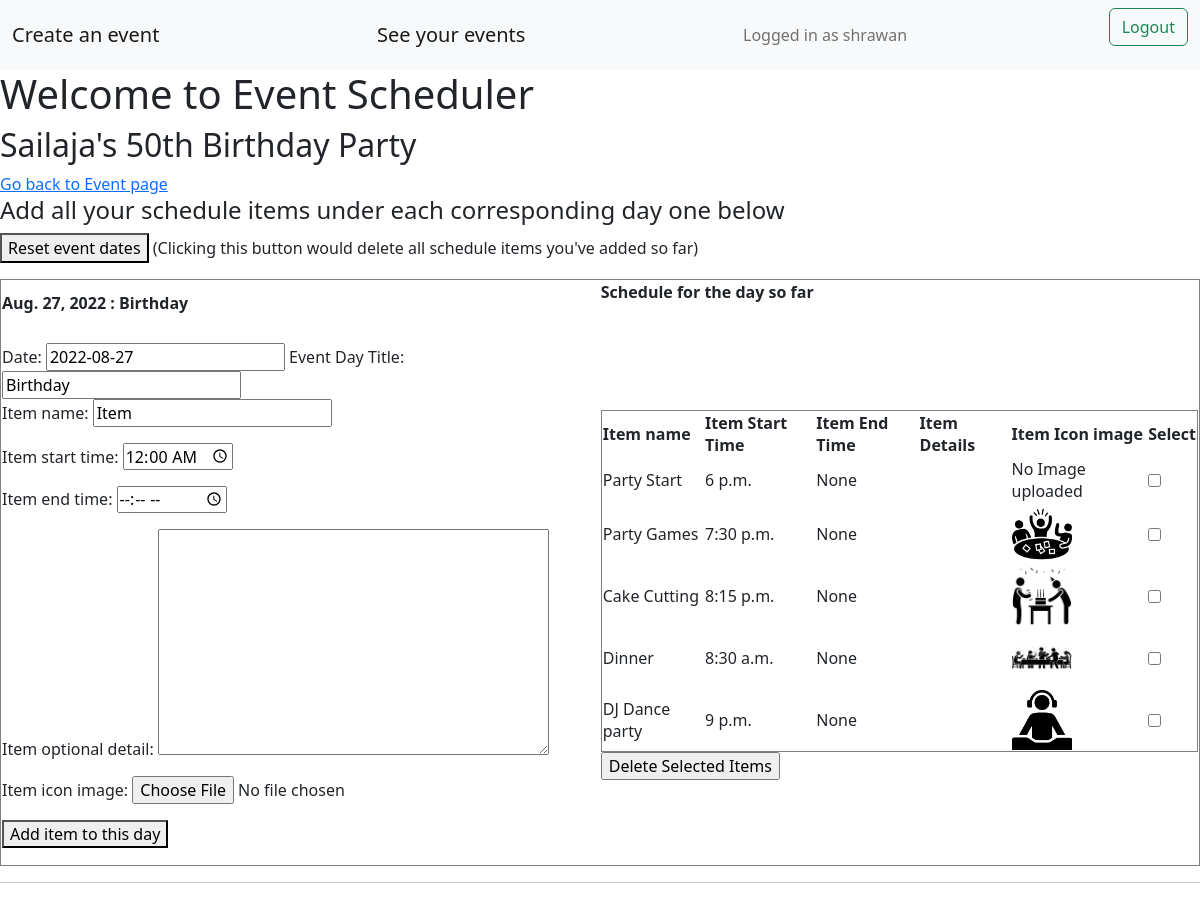
The page /event/sailajasbirthdaybash/eventscheduler (signed in) on the database its author committed.
### accounts/models.py (models this page shows, shortened)
class Account(AbstractBaseUser):
    email = models.EmailField(verbose_name="email",max_length=60,unique=True)
    username = models.CharField(max_length=30,unique=True)
    date_joined = models.DateTimeField(verbose_name="date joined",auto_now_add=True)
    last_login = models.DateTimeField(verbose_name="last login",auto_now=True)
    is_admin = models.BooleanField(default=False)
    is_active = models.BooleanField(default=True)
    is_staff = models.BooleanField(default=False)
    is_superuser = models.BooleanField(default=False)
    profile_image = models.ImageField(max_length=255,upload_to = get_profile_image_filepath, null = True, blank = True)
    hide_email = models.BooleanField(default=True)
    phone_number = PhoneNumberField(unique=True)
    USERNAME_FIELD = 'email'
    REQUIRED_FIELDS = ['username','phone_number']
    objects = MyAccountManager()

### events/models.py (models this page shows, shortened)
class Event(models.Model):
    title = models.CharField(max_length=200)
    eventcode = models.CharField(max_length=50,primary_key=True)
    description = RichTextField(blank=True)
    eventtype = models.CharField(max_length=200)
    created = models.DateTimeField(auto_now_add=True)
    location = models.CharField(max_length=200)
    contactperson = models.CharField(max_length=200)
    contactpersonphone = PhoneNumberField()
    user = models.ForeignKey(Account,on_delete=models.CASCADE)
    mark_event_as_completed = models.BooleanField(default=False)
    image = models.ImageField(upload_to='events/images/',blank=True)
    invitation_email_subject = models.CharField(max_length=200, blank=True)
    invitation_email_content = RichTextField(blank=True)
    invitation_whatsapp_content = models.TextField(blank=True,null=True)
    invitation_image = models.ImageField(upload_to='events/images/',blank=True,null = True)
    eventstartdate = models.DateField()
    eventenddate = models.DateField()
    event_start_time = models.TimeField(default=datetime.time(00, 00))
    event_end_time = models.TimeField(blank = True,null=True)
    information_on_schedule = models.TextField(blank=True,null = True)
    event_venue_iframe = models.TextField(blank = True,null=True)
    event_venue_photo = models.ImageField(upload_to='events/images/',blank=True,null=True)
    eventrange = models.PositiveSmallIntegerField(default = 1)
    information_on_venue = models.TextField(blank=True,null = True)
    rsvp_option = models.BooleanField(default=True)
    scheduling_option = models.BooleanField(default=True)
    gallery_option = models.BooleanField(default=True)
    wishes_option = models.BooleanField(default=True)
    rsvp_code = models.CharField(max_length=7,blank=True)
    theme = models.CharField(max_length=50, choices=THEME_CHOICES, default='default-theme.css')

class EventDate(models.Model):
    day_eventcode = models.ForeignKey(Event,on_delete=models.CASCADE)
    day_date = models.DateField(default=datetime.date.today)
    day_dayname = models.CharField(max_length=70,default="Day")

class Schedule(models.Model):
    item_eventcode = models.ForeignKey(Event,on_delete=models.CASCADE)
    item_date = models.ForeignKey(EventDate,on_delete=models.CASCADE)
    item_name = models.CharField(max_length=70,default="Item")
    item_start_time = models.TimeField(default=datetime.time(00, 00))
    item_end_time = models.TimeField(null=True)
    item_optional_detail = models.TextField(null=True)
    item_icon_image = models.ImageField(upload_to='events/images/',blank=True)

### invites/views.py (the view, shortened to what this page needs)
# urls.py: path('event/<str:eventcode_key>/eventscheduler',views.eventscheduler,name='eventscheduler'),
@login_required
def eventscheduler(request,eventcode_key):
    event = Event.objects.get(user = request.user, eventcode = eventcode_key)
    eventdates = EventDate.objects.filter(day_eventcode = event)
    if len(eventdates) == 0:
        if event.eventstartdate == event.eventenddate:
            selected_dates = [event.eventstartdate.strftime("%Y-%m-%d")]
            date_range = [event.eventstartdate.strftime("%Y-%m-%d")]
        else:
            selected_dates, date_range = get_event_date_range(event)
            print(selected_dates)
        if request.method == 'GET' and len(date_range) > 1:
            return render(request,'invites/eventscheduler.html',{'event':event,'date_range':date_range})
        elif request.method == 'GET' and len(date_range) == 1:
            return render(request,'invites/eventscheduler.html',{'event':event,'selected_dates':selected_dates})
        else:
            if 'selected_date' in request.POST:
                selected_dates = list(request.POST.getlist('selected_date',[]))
                print(f'dates selected {selected_dates}')
                request.session['selected_dates'] = selected_dates
                return render(request,'invites/eventscheduler.html',{'event':event,'selected_dates':selected_dates})
            elif 'selected_dates' in request.session and set(request.session['selected_dates']).issubset(set(list(request.POST.keys()))):
                for date in request.POST:
                    if date == 'csrfmiddlewaretoken':
                        continue
                    EventDate.objects.create(day_eventcode = event,day_date = date,day_dayname = request.POST[date])
                return redirect('eventscheduler',eventcode_key = eventcode_key)
            else:
                print('failed')
                print(set(selected_dates))
                print(set(list(request.POST.keys())))
                print(dict(request.POST))
                temp_dict = dict(request.POST)
                del temp_dict['csrfmiddlewaretoken']
                date = list(temp_dict.keys())[0]
                name = list(temp_dict.values())[0][0]
                EventDate.objects.create(day_eventcode = event,day_date = date,day_dayname = name)
                return redirect('eventscheduler',eventcode_key = eventcode_key)
    else:
        existing_schedlues = Schedule.objects.filter(item_eventcode = event)
        if request.method == 'GET':
            form_map = {}
            for eventdate in eventdates:
                schedule_for_the_day = existing_schedlues.filter(item_date = eventdate)
                form_map.update({eventdate.day_date:[eventdate.day_dayname,ScheduleItemForm(),schedule_for_the_day]})
            return render(request,'invites/eventscheduler.html',{'event':event,'form_map':form_map})

### invites/templates/invites/eventscheduler.html (shortened to what this page needs)
{% extends 'invites/base.html' %}
{% block content %}
<h1>Welcome to Event Scheduler</h1>
<h2>{{ event.title }}</h2>
<a href = "{% url 'viewevent' event.eventcode %}">Go back to Event page</a>
{% if form_map %}
<h4>Add all your schedule items under each corresponding day one below</h4>
<form method="POST" action="{% url 'changeeventdates' event.eventcode %}">
    <button type="submit">Reset event dates</button>
    <label>(Clicking this button would delete all schedule items you've added so far) </label>
</form>
    {% for date, form in form_map.items %}
        <table border="1">
            <tr>
                <th><p>{{ date }} : {{ form.0 }}</p> </th>
                <th><p>Schedule for the day so far</p><br> </th>
            </tr>
            <tr>
                <td>
                    <form method="POST" enctype='multipart/form-data'>
                        <label for="date">Date:</label>
                        <input type="text" name="date" value="{{ date|date:'Y-m-d' }}" readonly>
                        <label for="dayname">Event Day Title:</label>
                        <input type="text" name="dayname" value="{{ form.0 }}" readonly>
                        {{form.1.as_p}}
                        <button type="submit">Add item to this day</button>
                    </form>
                </td>
                <td>
                    <form method = "POST" action="{% url 'changescheduleitems' event.eventcode %}">
                        <table border="1">
                            <tr>
                                <th>Item name</th>
                                <th>Item Start Time</th>
                                <th>Item End Time</th>
                                <th>Item Details</th>
                                <th>Item Icon image</th>
                                <th>Select</th>
                            </tr>
                            {% for schedule in form.2 %}
                                <tr>
                                    <td>{{schedule.item_name}}</td>
                                    <td>{{schedule.item_start_time}}</td>
                                    <td>{{schedule.item_end_time}}</td>
                                    <td>{{schedule.item_optional_detail}}</td>
                                    {% if schedule.item_icon_image %}
                                        <td><img src = "{{schedule.item_icon_image.url}}" width="60" height="60"></td>
                                    {% else %}
                                        <td>No Image uploaded </td>
                                    {% endif %}
                                    <td><input type = "checkbox" name = "delete_schedule_items" value = "{{schedule.id}}"></td>
                                </tr>
                            {% endfor %}
                        </table>
                        <input type = "submit" name = "Delete_Selected" value = "Delete Selected Items">
                    </form>
                </td>
            </tr>
        </table>
        <hr>
    {% endfor %}
{% endif %}
{% endblock %}

### invites/templates/invites/base.html (shortened to what this page needs)
<link href="https://cdn.jsdelivr.net/npm/bootstrap@5.2.0/dist/css/bootstrap.min.css" rel="stylesheet">
{% if user.is_authenticated %}
    <nav class="navbar bg-light">
        <div class="container-fluid">
            <a class="navbar-brand" href = "{% url 'createevent' %}">Create an event</a>
            <a class="navbar-brand" href = "{% url 'allactions' %}">See your events</a>
            <span class="navbar-text">
                Logged in as {{ user.username }}
            </span>
            <form method="POST" action = "{% url 'logoutuser' %}">
                <button class="btn btn-outline-success" type="submit">Logout</button>
            </form>
        </div>
    </nav>
{% endif %}
{% block content%}{% endblock %}

### rows shown on the page
Account: username "shrawan"
Event: title "Sailaja's 50th Birthday Party"
EventDate: form_map "Aug. 27, 2022", day_dayname "Birthday", form_map "2022-08-27", dayname "Birthday"
Schedule: item_name "Party Start", item_start_time "6 p.m.", item_end_time "None", item_icon_image "No Image uploaded"
Schedule: item_name "Party Games", item_start_time "7:30 p.m.", item_end_time "None", item_icon_image (picture)
Schedule: item_name "Cake Cutting", item_start_time "8:15 p.m.", item_end_time "None", item_icon_image (picture)
Schedule: item_name "Dinner", item_start_time "8:30 a.m.", item_end_time "None", item_icon_image (picture)
Schedule: item_name "DJ Dance party", item_start_time "9 p.m.", item_end_time "None", item_icon_image (picture)
